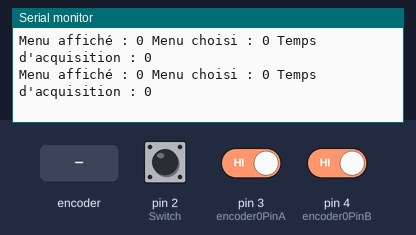
A sketch run on a simulated Arduino Uno, built with avr-gcc and run on an emulated ATmega328P. On the bench: the last lines printed to the serial monitor. The test bench sets the inputs (shaded band); at power-on: pin 2 (Switch) HIGH, pin 3 (encoder0PinA) HIGH, pin 4 (encoder0PinB) HIGH.

Above: at 1.2 s.
1.3 s: rotary encoder on pin 3 (encoder0PinA) / pin 4 (encoder0PinB) turned 3 steps (first pin leading)
At 1.66 s:
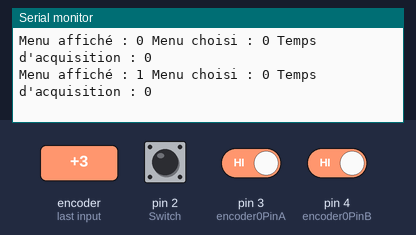
4.9 s: pin 2 (Switch) pulled LOW for 0.15 s
At 5.04 s:
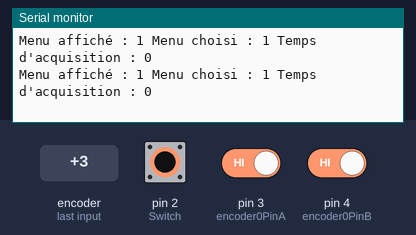
8.0 s: rotary encoder on pin 3 (encoder0PinA) / pin 4 (encoder0PinB) turned 3 steps (first pin leading)
At 8.29 s:
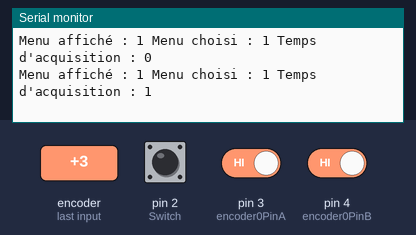

The sketch:

ENC_TEST.ino
```cpp
// encoder

#define encoder0PinA  3  //CLK Output A Do not use other pin for clock as we are using interrupt
#define encoder0PinB  4  //DT Output B
#define Switch 2 // Switch connection if available
volatile unsigned int encoder0Menu_temp = 0;
volatile unsigned int encoder0Menu = 0;
volatile unsigned int Menu_State = 0 ;

volatile unsigned int action_encoder = 0; // retient quelle action effectuer pour l'encodeur
volatile unsigned int temps_acquisition_temp = 0;
volatile unsigned int temps_acquisition = 0;

int State;
int Old_State;

  // Fonctions Encodeur

// doEncoder increments or decrements the variable encoder0Menu that is used to set and chose actions, between 4 of them
void doEncoder() {

  State = digitalRead(encoder0PinA);

  if (action_encoder == 0) {

    if (State != Old_State)
    {
      if (digitalRead(encoder0PinB) != State)
      {
        encoder0Menu_temp = (encoder0Menu_temp + 1) % 8;
        encoder0Menu = encoder0Menu_temp/2;
      }
      else {
        encoder0Menu_temp = (encoder0Menu_temp - 1) % 8;
        encoder0Menu = encoder0Menu_temp/2;
      }
    }

  }

  else if (action_encoder == 1) {

    if (State != Old_State)
    {
      if (digitalRead(encoder0PinB) != State)
      {
        temps_acquisition_temp = (temps_acquisition_temp + 1) % 60;
        temps_acquisition = temps_acquisition_temp / 2;
      }
      else {
        temps_acquisition_temp = (temps_acquisition_temp - 1) % 60;
        temps_acquisition = temps_acquisition_temp / 2;
      }
    }

  }
}

// doEncoderButton is activated when the button is clicked and affects a variable Menu_State with the encoder0Menu value
void doEncoderButton() {

  if (action_encoder == 0) {
    Menu_State = encoder0Menu ;

    if (encoder0Menu == 1) {
      action_encoder = 1 ;
    }
  }

  else if (action_encoder == 1) {
    action_encoder = 0 ;
  }

}


void setup() {

  Serial.begin(9600);

  // encodeur rotatoire

  pinMode(encoder0PinA, INPUT);
  digitalWrite(encoder0PinA, HIGH);       // turn on pullup resistor

  pinMode(encoder0PinB, INPUT);
  digitalWrite(encoder0PinB, HIGH);       // turn on pullup resistor

  pinMode(Switch, INPUT_PULLUP);

  attachInterrupt(digitalPinToInterrupt(3), doEncoder, RISING);
  attachInterrupt(digitalPinToInterrupt(2), doEncoderButton, FALLING);

}


void loop() {

  Serial.print("Menu affiché : ");
  Serial.print(encoder0Menu);
  Serial.print(" Menu choisi : ");
  Serial.print(Menu_State);

  Serial.print(" Temps d'acquisition : ");
  Serial.println(temps_acquisition);

  // ENCODEUR OK !

}
```

Measured:
- after the input at 1.3 s, the serial monitor: prints a new line after 0.36 s (image 1)
- after the input at 4.9 s, the serial monitor: prints a new line after 0.07 s (image 2)
- after the input at 8.0 s, the serial monitor: prints a new line after 0.28 s (image 3)
